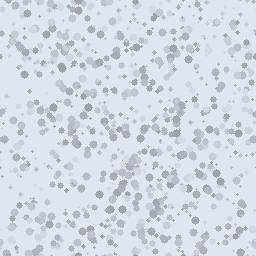
#> input picture PlanetRacer/Assets/Art/Materials/planet_surface_test.png, 256 x 256 px
$ python shrink_shot.py ../PlanetRacer/Assets/Art/Materials/planet_surface_test.png ../PlanetRacer/Assets/Art/Materials/planet_surface_test.png
#> lines starting #> are read from the running program, lines starting #| are printed output that depends on the picture
# 스크린샷을 세션이 볼 수 있게 절반 크기 사본으로 만든다 (2026-09-29, A-25)
#
#   python tools/shrink_shot.py <원본> <사본>
import sys

from PIL import Image

src, dst = sys.argv[1], sys.argv[2]
im = Image.open(src).convert("RGB")
#> im is the input picture: PIL image 256x256 RGB; mean R, G, B 213.1, 218.4, 227.7
print(src, im.size)
#| ../PlanetRacer/Assets/Art/Materials/planet_surface_test.png (256, 256)
im.resize((im.width // 2, im.height // 2), Image.LANCZOS).save(dst, quality=88)
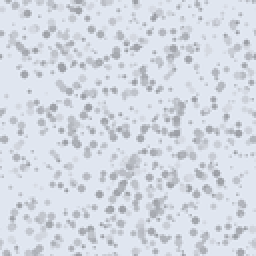
#> saved as planet_surface_test.png: PIL image 128x128 RGB (shown 2 times larger); mean R, G, B 213.1, 218.4, 227.7
print(dst, "저장")
